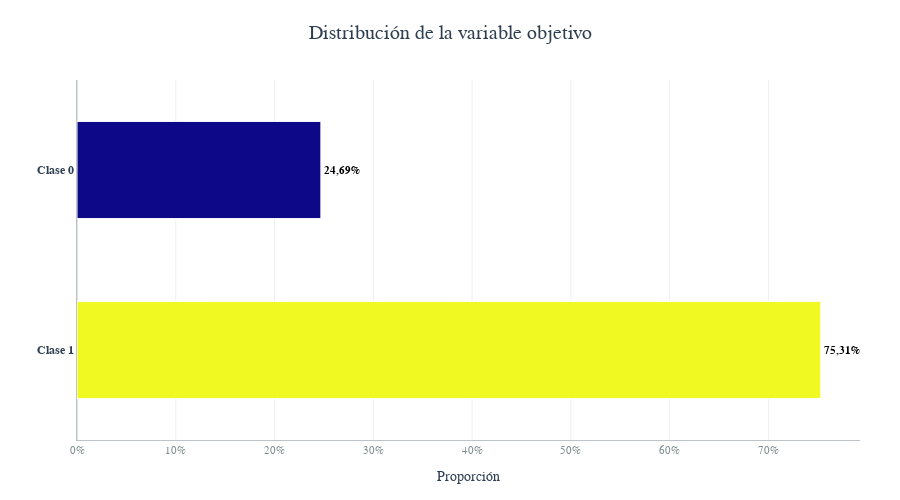

This figure's notebook cell:
### Code cell
count_clases = entregas['target'].value_counts(normalize=True).reset_index()
count_clases.columns = ['Clase', 'Proporcion']

bar_fig = plotbar(
    df=count_clases,
    y='Clase',              
    x='Proporcion',        
    colors=pc.qualitative.Plotly,
    labels={'Proporcion': 'Proporción'},
    text_fmt='<b>%{x:.2%}</b>',   # mostrar como porcentaje con 2 decimales
    title='Distribución de la variable objetivo'
)

bar_fig.show()

### Figure 1 — Plotly figure (JSON) as saved in the notebook; plotly's stock layout.template omitted (floating-point values rounded to 4 significant figures)
{"data": [{"hovertemplate": "Proporción=%{x}<br>Clase=%{marker.color}<extra></extra>", "legendgroup": "", "marker": {"color": [1, 0], "coloraxis": "coloraxis", "line": {"color": "white", "width": 1}, "pattern": {"shape": ""}}, "name": "", "orientation": "h", "showlegend": false, "textfont": {"color": "black", "family": "Arial", "size": 11}, "textposition": "outside", "texttemplate": "<b>%{x:.2%}</b>", "type": "bar", "x": [0.7531, 0.2469], "xaxis": "x", "y": [1, 0], "yaxis": "y"}], "layout": {"bargap": 0.4, "bargroupgap": 0.1, "barmode": "relative", "coloraxis": {"colorbar": {"title": {"text": "Clase"}}, "colorscale": [[0, "#0d0887"], [0.1111, "#46039f"], [0.2222, "#7201a8"], [0.3333, "#9c179e"], [0.4444, "#bd3786"], [0.5556, "#d8576b"], [0.6667, "#ed7953"], [0.7778, "#fb9f3a"], [0.8889, "#fdca26"], [1, "#f0f921"]], "showscale": false}, "font": {"family": "Arial"}, "height": 500, "hoverlabel": {"bgcolor": "white", "bordercolor": "#BDC3C7", "font": {"family": "Arial", "size": 12}}, "hovermode": "closest", "legend": {"tracegroupgap": 0}, "margin": {"b": 60, "l": 60, "r": 40, "t": 80}, "paper_bgcolor": "white", "plot_bgcolor": "white", "separators": ",.", "showlegend": false, "title": {"font": {"color": "#2C3E50", "family": "Arial", "size": 20}, "text": "Distribución de la variable objetivo", "x": 0.5, "y": 0.95}, "xaxis": {"anchor": "y", "domain": [0, 1], "gridcolor": "#ECF0F1", "linecolor": "#BDC3C7", "linewidth": 1, "showgrid": true, "showline": true, "tickfont": {"color": "#7F8C8D", "family": "Arial", "size": 11}, "tickformat": ",.0%", "title": {"font": {"color": "#2C3E50", "family": "Arial", "size": 14}, "text": "Proporción"}, "zerolinecolor": "#BDC3C7", "zerolinewidth": 1}, "yaxis": {"anchor": "x", "automargin": true, "autorange": "reversed", "domain": [0, 1], "linecolor": "#BDC3C7", "linewidth": 1, "showline": true, "tickfont": {"color": "#2C3E50", "family": "Arial", "size": 12, "weight": "bold"}, "ticklen": 0, "tickmode": "array", "ticksuffix": "   ", "ticktext": ["Clase 0", "Clase 1"], "tickvals": [0, 1], "title": {"text": ""}}}}
